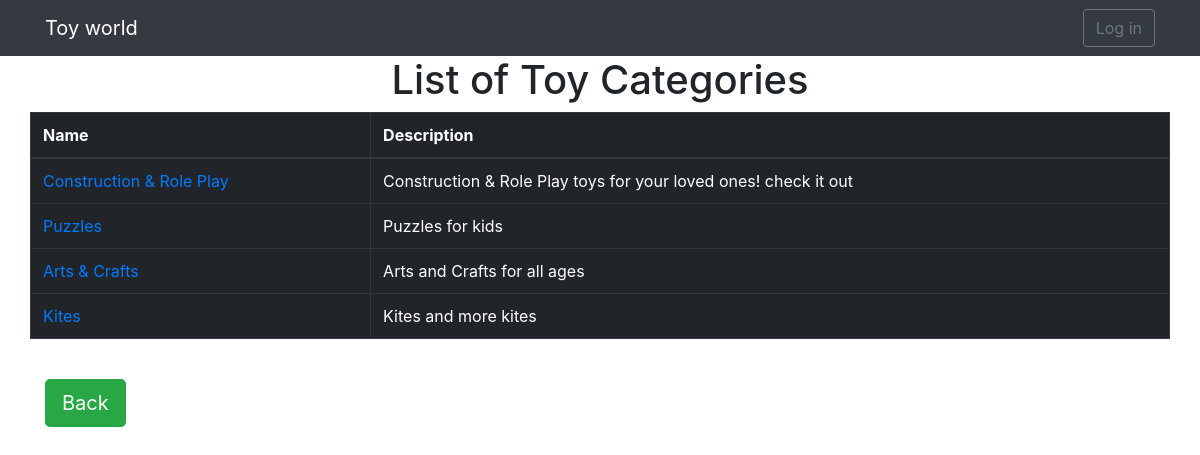
Before: /inventory/categories with the older database file.
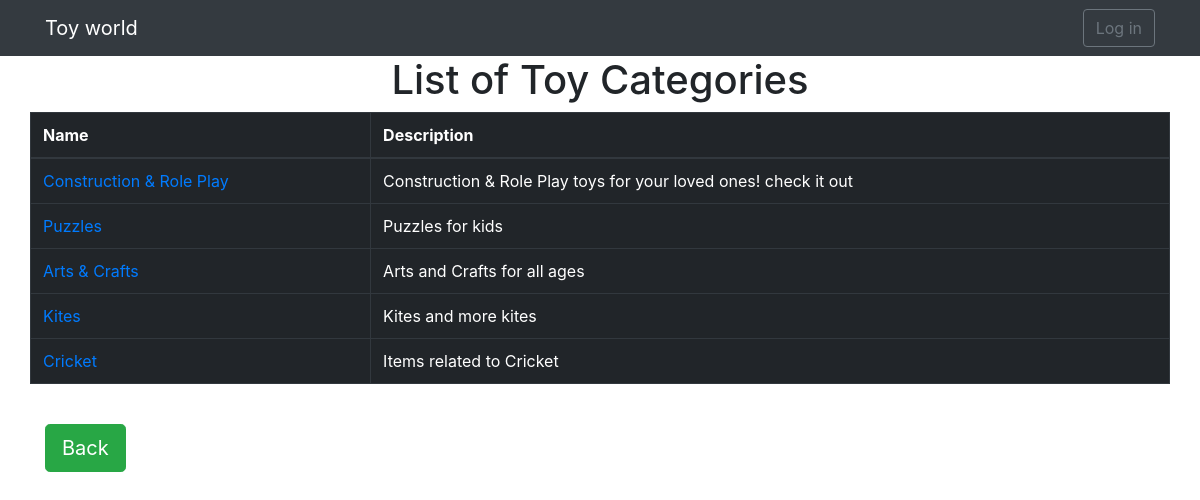
After: the same page with the newer database file.
### inventory/models.py (models this page shows, shortened)
class Category(models.Model):
    name = models.CharField(max_length=30, verbose_name= \
       'Category name')
    description = models.TextField(verbose_name = \
       'Detailed description')
    class Meta:
       unique_together = ['name',]
    def get_absolute_url(self):
      return reverse('inventory:update_category', kwargs={'pk':self.pk})

### inventory/views.py (the view)
# urls.py: path('categories', views.ListCategory.as_view(), name='categories'),
class ListCategory(ListView):
	model = models.Category
	queryset = models.Category.objects.all()
	context_object_name = 'categories'
	paginate_by = 10

### inventory/templates/inventory/category_list.html
{% extends "base.html" %}
{% block content %}
	<div class="container">
		<h1 style="text-align: center;">List of Toy Categories</h1>
		<div class="row">
			<table class="table table-bordered table-dark">
				<thead>
					<th> Name </th>
					<th> Description </th>
				</thead>
				<tbody>
					{% for category in categories %}
						<tr>
							<td><a href="{{ category.get_absolute_url }}"> {{ category.name }} </a></td>
							<td> {{ category.description }} </td>
						</tr>
					{% empty %}
					    <tr>
            				<td colspan="4">No Categories added yet.</td>
          				</tr>
					{% endfor %}
				</tbody>
			</table>
		</div>
		<br>
		<a href="{% url 'inventory:home' %}" class="btn btn-success btn-lg">Back</a>
	</div>
{% endblock %}

Changed rows visible on the page:
added Category: name "Cricket", description "Items related to Cricket"
